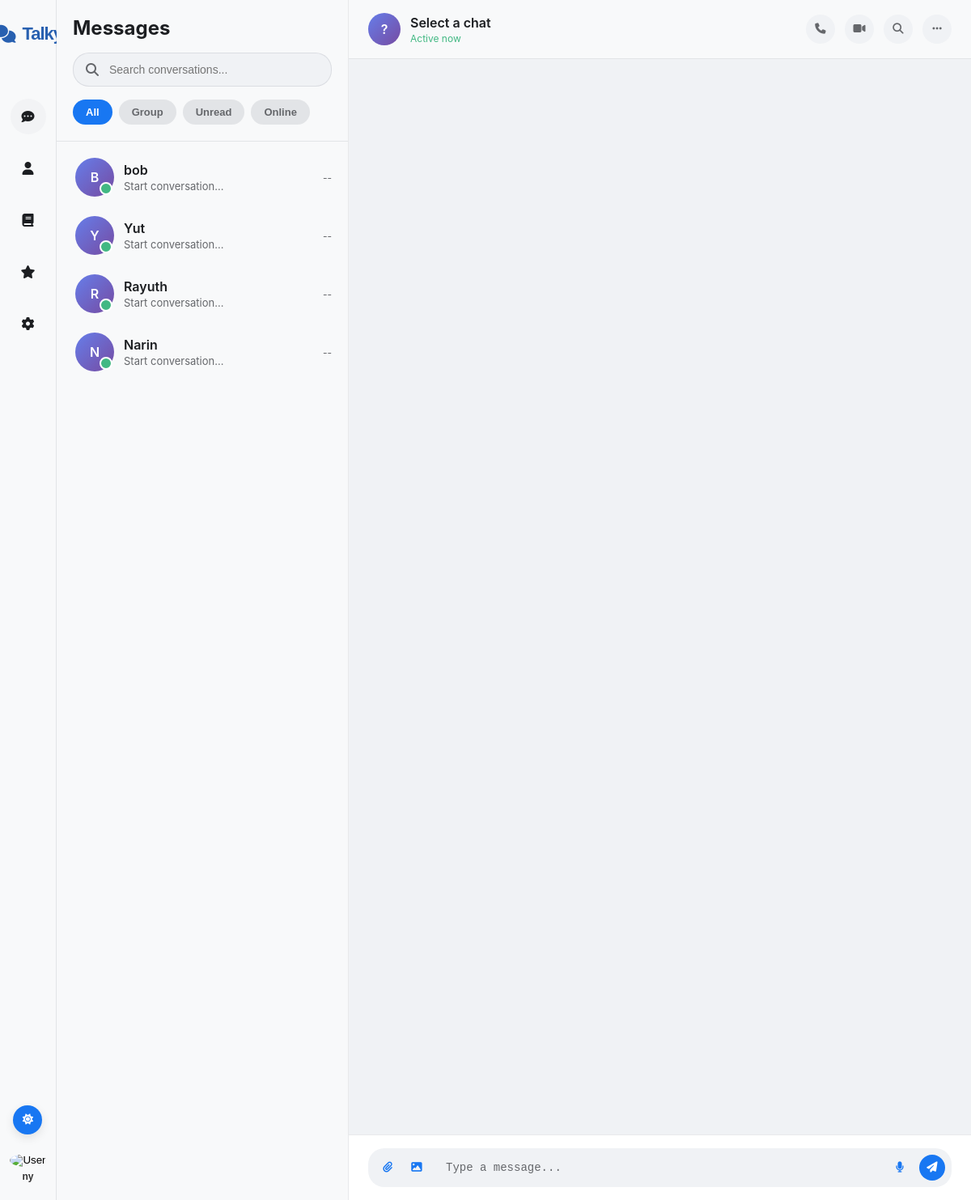
The app's page /dashboard (signed in) with its own data.
### tables this page shows
CREATE TABLE users (
        id INTEGER PRIMARY KEY AUTOINCREMENT,
        username TEXT UNIQUE,
        password TEXT,
        failed_attempts INTEGER DEFAULT 0,
        is_blocked INTEGER DEFAULT 0
    );

### app.py (the view)
@app.route('/dashboard')
def dashboard():
    print("[DEBUG] dashboard() called")
    if 'user' not in session:
        print("[DEBUG] no user in session")
        resp = make_response("", 302)
        resp.headers["Location"] = url_for('login')
        return resp
    chat_user = request.args.get('chat_user')
    users = get_all_users()
    valid_users = [u[0] for u in users]
    if chat_user and chat_user not in valid_users:
        print("[DEBUG] invalid chat_user")
        error_payload = json.dumps({"error": "Invalid user"})
        resp = make_response(error_payload, 403)
        resp.headers["Content-Type"] = "application/json"
        return resp
    return render_template(
        'dashboard.html',
        username=session['user'],
        users=users,
        chat_user=chat_user
    )

### modules/database.py (called while the page is built)
def get_db():
    return sqlite3.connect("database.db", check_same_thread=False)

def get_all_users():
    conn = get_db()
    cur = conn.cursor()
    cur.execute("SELECT username FROM users WHERE is_blocked = 0")
    users = cur.fetchall()
    conn.close()
    return users

### templates/dashboard.html (shortened to what this page needs)
<!DOCTYPE html>
<html lang="en">
<head>
    <link rel="stylesheet" href="https://cdnjs.cloudflare.com/ajax/libs/font-awesome/6.4.0/css/all.min.css">
    <link rel="stylesheet" href="assets/css/image-lightbox.css">
    <link rel="stylesheet" href="{{ url_for('static', filename='assets/css/style.css') }}">
</head>
<body data-theme="light">
    <div class="chat-app">
        <div class="sidebar" id="sidebar">
            <div class="vertical-nav" id="verticalNav">
                <div class="nav-icon tab-swtich mb-3rem" style="display:flex;align-items:center;gap:8px;padding:4px 8px;">
                    <i class="fas fa-comments" style="font-size:22px;color:#2860b0;"></i>
                    <span style="font-family:'DM Sans',Arial,sans-serif;font-size:22px;font-weight:900;color:#2860b0;letter-spacing:-1px;">Talky</span>
                </div>
                <div class="nav-icon has-badge active tab-swtich" data-tab="chats">
                    <i class="fas fa-comment-dots"></i>
                </div>
                <div class="nav-icon tab-swtich" data-tab="profile"><i class="fas fa-user"></i></div>
                <div class="nav-icon tab-swtich" data-tab="contacts"><i class="fas fa-book"></i></div>
                <div class="nav-icon tab-swtich" data-tab="favorites"><i class="fas fa-star"></i></div>
                <div class="nav-icon tab-swtich" data-tab="settings"><i class="fas fa-cog"></i></div>
                <div class="mt-auto">
                    <div class="profile-toggle-theme">
                        <button class="theme-toggle" id="themeToggle" title="Toggle Dark/Light Mode">
                        </button>
                        <div class="user-profile dropdown " id="userProfileBtn">
                            <button class="dropdown-btn" aria-haspopup="true" data-dir="right top" aria-expanded="false">
                                <img src="assets/images/banner.jpg" alt="User" class="no-lightbox" />
                                <div class="profile-name">
                                    {{ username }}
                                </div>
                            </button>
                        </div>
                    </div>
                </div>
            </div>
            <div class="tab-panel" id="tab-chats">
                <div class="sidebar-header">
                    <h1 class="sidebar-title">Messages</h1>
                    <div class="search-container">
                        <i class="fas fa-search search-icon"></i>
                        <input type="text" class="search-input" placeholder="Search conversations...">
                    </div>
                    <div class="filter-tabs">
                        <button class="filter-tab active">All</button>
                        <button class="filter-tab">Group</button>
                        <button class="filter-tab">Unread</button>
                        <button class="filter-tab">Online</button>
                    </div>
                </div>
                <div class="sidebar-container">
                    <div class="users-list">
                        {% for u in users %}
                            {% if u[0] != username %}
                            <div class="user-item" data-user="{{ u[0] }}">
                                <div class="user-avatar online">
                                    {{ u[0][0] | upper }}
                                </div>
                                <div class="user-info">
                                    <div class="user-name">{{ u[0] }}</div>
                                    <div class="user-message">Start conversation...</div>
                                </div>
                                <div class="user-meta">
                                    <div class="message-time">--</div>
                                </div>
                            </div>
                            {% endif %}
                        {% endfor %}
                    </div>
                </div>
            </div>
        </div>
        <div class="chat-main" id="chatMain">
            <div class="chat-header">
                <div class="back-chat-auth">
                    <div class="chat-user-info" id="chatUserInfo">
                        <div class="chat-avatar currentChatAvatar">
                            {{ chat_user[0] | upper if chat_user else '?' }}
                        </div>
                        <div class="chat-user-details">
                            <h3 class="currentChatName">{{ chat_user or 'Select a chat' }}</h3>
                            <div class="chat-user-status">Active now</div>
                        </div>
                    </div>
                </div>
                <div class="chat-actions">
                    <button class="action-btn" id="audioCallBtn">
                        <i class="fas fa-phone"></i>
                    </button>
                    <button class="action-btn" id="videoCallBtn">
                        <i class="fas fa-video"></i>
                    </button>
                    <button class="action-btn" id="SearchBtn">
                        <i class="fas fa-search"></i>
                    </button>
                     <div class="dropdown">
                        <button class="dropdown-btn action-btn" data-dir="bottom left" aria-label="More options">
                            <i class="fas fa-ellipsis-h"></i>
                        </button>
                    </div>
                </div>
            </div>
            <div class="chat-messages" id="chatMessages">
            </div>
            <div class="chat-input">
                <div class="input-container">
                    <div class="input-actions">
                        <button class="input-action-btn" id="attachFileBtn" title="Attach File">
                            <i class="fas fa-paperclip"></i>
                        </button>
                        <button class="input-action-btn" id="sendImageBtn" title="Send Image">
                            <i class="fas fa-image"></i>
                        </button>
                    </div>
                    <textarea class="message-input" placeholder="Type a message..." rows="1"
                        id="messageInput"></textarea>
                    <button class="input-action-btn" id="sendAudioBtn">
                        <i class="fas fa-microphone"></i>
                    </button>
                    <button class="send-button" id="sendButton">
                        <i class="fas fa-paper-plane"></i>
                    </button>
                </div>
            </div>
        </div>
    </div>
</body>
</html>

### templates/dashboard.html (style rules this page uses)
.profile-name { text-align: center; font-size: 12px; margin-top: 5px; color: #333; word-break: break-word; }

### records on screen
users: username "B", username "bob"
users: username "Y", username "Yut"
users: username "R", username "Rayuth"
users: username "N", username "Narin"

### other values on screen
{{ username }} "ny"
{{ chat_user[0] | upper if chat_user else '?' }} "?"
{{ chat_user or 'Select a chat' }} "Select a chat"
